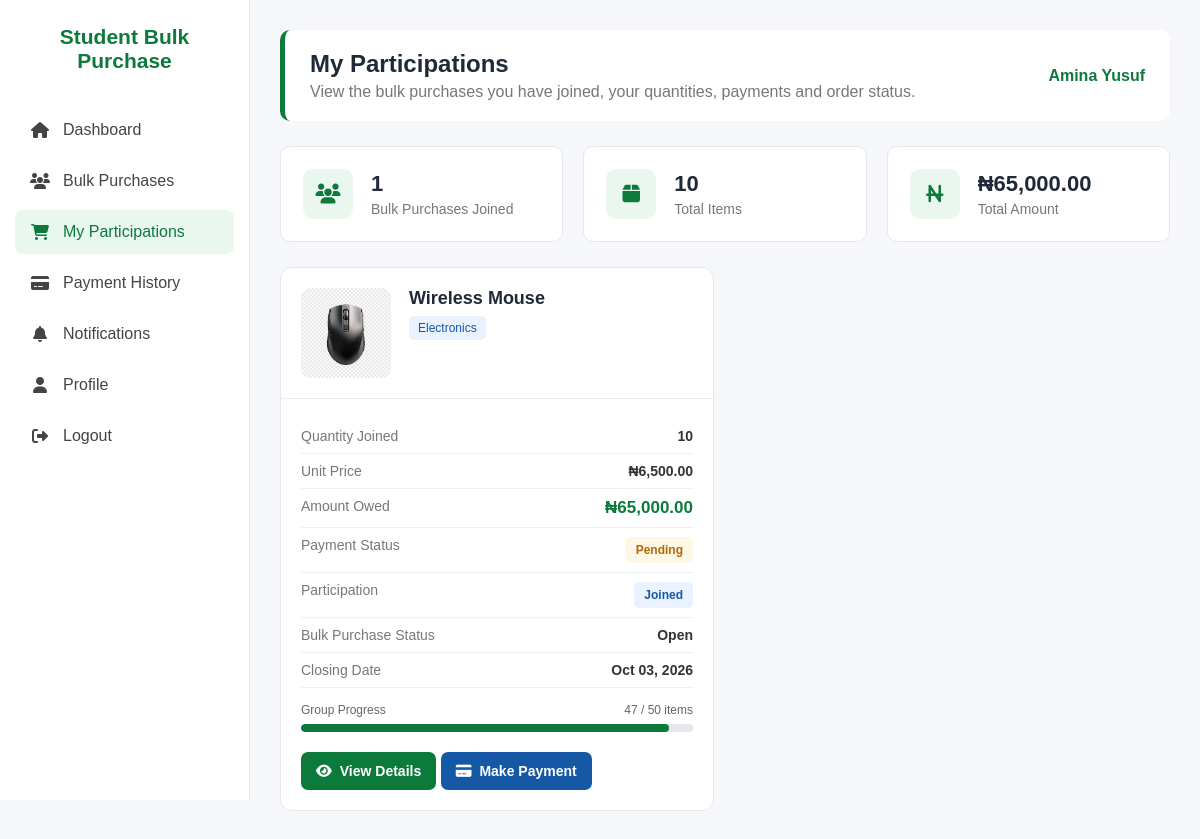
Screenshot of /student_bulk_purchase_system/student/my_participations.php (signed in) with the database file from the repository.
### tables this page shows
CREATE TABLE `students` (
  `student_id` int(11) NOT NULL,
  `user_id` int(11) NOT NULL,
  `first_name` varchar(100) NOT NULL,
  `last_name` varchar(100) NOT NULL,
  `matric_number` varchar(50) NOT NULL,
  `department` varchar(100) NOT NULL,
  `level` int(11) NOT NULL COMMENT 'Student level (100-600)',
  `phone_number` varchar(20) DEFAULT NULL,
  `created_at` timestamp NOT NULL DEFAULT current_timestamp()
);

CREATE TABLE `bulk_purchase_participants` (
  `participant_id` int(11) NOT NULL,
  `bulk_purchase_id` int(11) NOT NULL,
  `student_id` int(11) NOT NULL,
  `quantity` int(11) NOT NULL COMMENT 'Number of units committed by this student',
  `unit_price` decimal(10,2) NOT NULL COMMENT 'Bulk price snapshot at the time of joining',
  `subtotal` decimal(10,2) NOT NULL COMMENT 'quantity multiplied by unit_price',
  `joined_at` timestamp NOT NULL DEFAULT current_timestamp(),
  `updated_at` timestamp NOT NULL DEFAULT current_timestamp() ON UPDATE current_timestamp(),
  `status` enum('joined','paid','cancelled') NOT NULL DEFAULT 'joined',
  `cancelled_at` datetime DEFAULT NULL
);

CREATE TABLE `products` (
  `product_id` int(11) NOT NULL,
  `supplier_id` int(11) NOT NULL,
  `name` varchar(255) NOT NULL,
  `description` text DEFAULT NULL,
  `category` varchar(100) NOT NULL,
  `unit_price` decimal(10,2) NOT NULL,
  `min_bulk_quantity` int(11) NOT NULL DEFAULT 10 COMMENT 'Minimum quantity for a bulk purchase',
  `image_url` varchar(500) DEFAULT NULL,
  `status` enum('available','unavailable','discontinued') NOT NULL DEFAULT 'available',
  `created_at` timestamp NOT NULL DEFAULT current_timestamp(),
  `updated_at` timestamp NOT NULL DEFAULT current_timestamp() ON UPDATE current_timestamp()
);

CREATE TABLE `bulk_purchases` (
  `bulk_purchase_id` int(11) NOT NULL,
  `product_id` int(11) NOT NULL,
  `created_by` int(11) NOT NULL COMMENT 'Administrator who created this group purchase',
  `target_quantity` int(11) NOT NULL COMMENT 'Total units required before the group order can proceed',
  `current_quantity` int(11) NOT NULL DEFAULT 0 COMMENT 'Cached total of non-cancelled participant quantities',
  `bulk_price` decimal(10,2) NOT NULL COMMENT 'Agreed price per unit for this group purchase',
  `start_date` datetime NOT NULL DEFAULT current_timestamp() COMMENT 'Date and time when students may join',
  `closing_date` datetime NOT NULL COMMENT 'Deadline for joining this group purchase',
  `status` enum('open','target_reached','closed','payment','confirmed','processing','shipped','delivered','cancelled') NOT NULL DEFAULT 'open' COMMENT 'Open accepts participants; target_reached is full and no longer accepts participants',
  `created_at` timestamp NOT NULL DEFAULT current_timestamp(),
  `updated_at` timestamp NOT NULL DEFAULT current_timestamp() ON UPDATE current_timestamp()
);

### student_bulk_purchase_system/student/my_participations.php (the view, shortened to what this page needs)
<?php
require_once "../config/database.php";
$user_id = (int) $_SESSION["user_id"];
$student_sql = "
    SELECT student_id, first_name, last_name
    FROM students
    WHERE user_id = ?
    LIMIT 1
";
$student_stmt = mysqli_prepare($conn, $student_sql);
mysqli_stmt_bind_param($student_stmt, "i", $user_id);
mysqli_stmt_execute($student_stmt);
$student_result = mysqli_stmt_get_result($student_stmt);
$student = mysqli_fetch_assoc($student_result);
$student_id = (int) $student["student_id"];
$sql = "
    SELECT
        bp.bulk_purchase_id,
        bp.target_quantity,
        bp.current_quantity,
        bp.bulk_price,
        bp.start_date,
        bp.closing_date,
        bp.status AS bulk_status,
        p.product_id,
        p.name AS product_name,
        p.category,
        p.description,
        p.image_url,
        bpp.participant_id,
        bpp.quantity,
        bpp.unit_price,
        bpp.subtotal,
        bpp.status AS participation_status,
        pay.payment_id,
        pay.amount_paid,
        pay.payment_method,
        pay.payment_status,
        pay.payment_reference,
        pay.paid_at
    FROM bulk_purchase_participants bpp
    INNER JOIN bulk_purchases bp
        ON bpp.bulk_purchase_id = bp.bulk_purchase_id
    INNER JOIN products p
        ON bp.product_id = p.product_id
    LEFT JOIN payments pay
        ON bpp.participant_id = pay.participant_id
    WHERE bpp.student_id = ?
    ORDER BY bpp.joined_at DESC
";
$stmt = mysqli_prepare($conn, $sql);
mysqli_stmt_bind_param($stmt, "i", $student_id);
mysqli_stmt_execute($stmt);
$result = mysqli_stmt_get_result($stmt);
?>
<!DOCTYPE html>
<html lang="en">
<head>
    <link
        rel="stylesheet"
        href="https://cdnjs.cloudflare.com/ajax/libs/font-awesome/6.5.2/css/all.min.css"
    >
</head>
<body>
<div class="sidebar">
    <div class="logo">
        Student Bulk Purchase
    </div>
    <a href="dashboard.php">
        <i class="fa-solid fa-house"></i>
        <span>Dashboard</span>
    </a>
    <a href="bulk_purchases.php">
        <i class="fa-solid fa-users"></i>
        <span>Bulk Purchases</span>
    </a>
    <a href="my_participations.php" class="active">
        <i class="fa-solid fa-cart-shopping"></i>
        <span>My Participations</span>
    </a>
    <a href="payment_history.php">
        <i class="fa-solid fa-credit-card"></i>
        <span>Payment History</span>
    </a>
    <a href="notifications.php">
        <i class="fa-solid fa-bell"></i>
        <span>Notifications</span>
    </a>
    <a href="profile.php">
        <i class="fa-solid fa-user"></i>
        <span>Profile</span>
    </a>
    <a href="../auth/logout.php">
        <i class="fa-solid fa-right-from-bracket"></i>
        <span>Logout</span>
    </a>
</div>
<div class="main">
    <div class="topbar">
        <div>
            <h1>My Participations</h1>
            <p>
                View the bulk purchases you have joined,
                your quantities, payments and order status.
            </p>
        </div>
        <div>
            <span class="student-name">
                <?php echo htmlspecialchars(
                    $student["first_name"] . " " . $student["last_name"]
                ); ?>
            </span>
        </div>
    </div>
    <?php
    $total_participations = 0;
    $total_quantity = 0;
    $total_amount = 0;
    $participations = [];
    while ($row = mysqli_fetch_assoc($result)) {
        $participations[] = $row;
        $total_participations++;
        $total_quantity += (int) $row["quantity"];
        $total_amount += (float) $row["subtotal"];
    }
    ?>
    <div class="summary">
        <div class="summary-card">
            <div class="summary-icon">
                <i class="fa-solid fa-users"></i>
            </div>
            <div>
                <h3><?php echo $total_participations; ?></h3>
                <p>Bulk Purchases Joined</p>
            </div>
        </div>
        <div class="summary-card">
            <div class="summary-icon">
                <i class="fa-solid fa-box"></i>
            </div>
            <div>
                <h3><?php echo $total_quantity; ?></h3>
                <p>Total Items</p>
            </div>
        </div>
        <div class="summary-card">
            <div class="summary-icon">
                <i class="fa-solid fa-naira-sign"></i>
            </div>
            <div>
                <h3>
                    ₦<?php echo number_format($total_amount, 2); ?>
                </h3>
                <p>Total Amount</p>
            </div>
        </div>
    </div>
    <?php if (count($participations) > 0): ?>
        <div class="participations">
            <?php foreach ($participations as $row): ?>
                <?php
                $target = (int) $row["target_quantity"];
                $current = (int) $row["current_quantity"];
                if ($target > 0) {
                    $progress = ($current / $target) * 100;
                } else {
                    $progress = 0;
                }
                $progress = min(100, $progress);
                $payment_status = $row["payment_status"];
                $bulk_status = $row["bulk_status"];
                ?>
                <div class="participation-card">
                    <div class="product-section">
                        <div class="product-image">
                            <?php if (!empty($row["image_url"])): ?>
                                <img
                                    src="/student_bulk_purchase_system/<?php echo htmlspecialchars($row["image_url"]); ?>"
                                    alt="Product"
                                >
                            <?php else: ?>
                                <i class="fa-solid fa-box"></i>
                            <?php endif; ?>
                        </div>
                        <div class="product-info">
                            <h2>
                                <?php echo htmlspecialchars(
                                    $row["product_name"]
                                ); ?>
                            </h2>
                            <span class="category">
                                <?php echo htmlspecialchars(
                                    $row["category"]
                                ); ?>
                            </span>
                        </div>
                    </div>
                    <div class="details">
                        <div class="detail-row">
                            <span class="detail-label">
                                Quantity Joined
                            </span>
                            <span class="detail-value">
                                <?php echo (int) $row["quantity"]; ?>
                            </span>
                        </div>
                        <div class="detail-row">
                            <span class="detail-label">
                                Unit Price
                            </span>
                            <span class="detail-value">
                                ₦<?php echo number_format(
                                    $row["unit_price"],
                                    2
                                ); ?>
                            </span>
                        </div>
                        <div class="detail-row">
                            <span class="detail-label">
                                Amount Owed
                            </span>
                            <span class="detail-value amount">
                                ₦<?php echo number_format(
                                    $row["subtotal"],
                                    2
                                ); ?>
                            </span>
                        </div>
                        <div class="detail-row">
                            <span class="detail-label">
                                Payment Status
                            </span>
                            <span>
                                <?php if ($payment_status === "paid"): ?>
                                    <span class="status status-paid">
                                        Paid
                                    </span>
                                <?php elseif ($payment_status === "failed"): ?>
                                    <span class="status status-failed">
                                        Failed
                                    </span>
                                <?php elseif ($payment_status === "refunded"): ?>
                                    <span class="status status-failed">
                                        Refunded
                                    </span>
                                <?php else: ?>
                                    <span class="status status-pending">
                                        Pending
                                    </span>
                                <?php endif; ?>
                            </span>
                        </div>
                        <div class="detail-row">
                            <span class="detail-label">
                                Participation
                            </span>
                            <span>
                                <?php if (
                                    $row["participation_status"] === "cancelled"
                                ): ?>
                                    <span class="status status-cancelled">
                                        Cancelled
                                    </span>
                                <?php else: ?>
                                    <span class="status status-joined">
                                        Joined
                                    </span>
                                <?php endif; ?>
                            </span>
                        </div>
                        <div class="detail-row">
                            <span class="detail-label">
                                Bulk Purchase Status
                            </span>
                            <span class="detail-value">
                                <?php
                                echo htmlspecialchars(
                                    ucwords(
                                        str_replace(
                                            "_",
                                            " ",
                                            $bulk_status
                                        )
                                    )
                                );
                                ?>
                            </span>
                        </div>
                        <div class="detail-row">
                            <span class="detail-label">
                                Closing Date
                            </span>
                            <span class="detail-value">
                                <?php
                                echo date(
                                    "M d, Y",
                                    strtotime($row["closing_date"])
                                );
                                ?>
                            </span>
                        </div>
                        <div class="progress-section">
                            <div class="progress-header">
                                <span>
                                    Group Progress
                                </span>
                                <span>
                                    <?php echo $current; ?>
                                    /
                                    <?php echo $target; ?>
                                    items
                                </span>
                            </div>
                            <div class="progress-bar">
                                <div
                                    class="progress-fill"
                                    style="width: <?php echo $progress; ?>%;"
                                ></div>
                            </div>
                        </div>
                    </div>
                    <div class="actions">
                        <a
                            href="bulk_purchase_details.php?id=<?php echo (int) $row["bulk_purchase_id"]; ?>"
                            class="btn btn-primary"
                        >
                            <i class="fa-solid fa-eye"></i>
                            View Details
                        </a>
                        <?php if (
                            $payment_status !== "paid"
                            && $row["participation_status"] !== "cancelled"
                        ): ?>
                            <a
                                href="payment.php?participant_id=<?php echo (int) $row["participant_id"]; ?>"
                                class="btn btn-payment"
                            >
                                <i class="fa-solid fa-credit-card"></i>
                                Make Payment
                            </a>
                        <?php endif; ?>
                    </div>
                </div>
            <?php endforeach; ?>
        </div>
    <?php endif; ?>
</div>
</body>
</html>

### rows the page displays
students: first_name+last_name "Amina Yusuf"
bulk_purchase_participants: products.image_url (picture), products.name "Wireless Mouse", products.category "Electronics", quantity "10", unit_price "6,500.00", subtotal "65,000.00", status "Joined", bulk_purchase.status "Open", bulk_purchase.closing_date "Oct 03, 2026", bulk_purchase.current_quantity "47", bulk_purchase.target_quantity "50"

### other values shown
$total_participations "1"
$total_quantity "10"
$total_amount "65,000.00"
